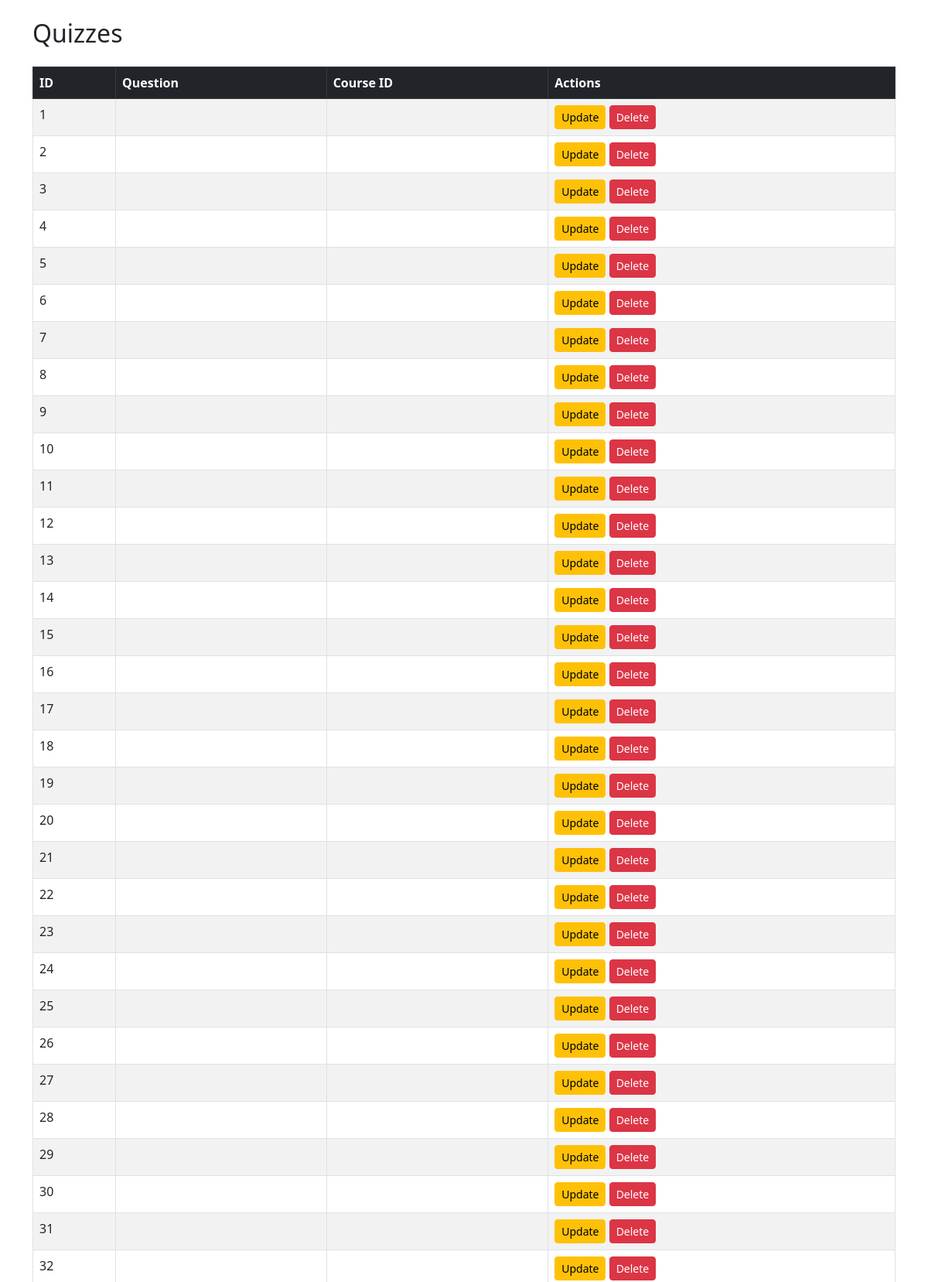
The app's page /admin/quize.php (upper part) with its own data.
### tables this page shows
CREATE TABLE `quiz_questions` (
  `id` int(11) NOT NULL,
  `quiz_id` int(11) NOT NULL,
  `question_text` text NOT NULL,
  `option_a` varchar(255) NOT NULL,
  `option_b` varchar(255) NOT NULL,
  `option_c` varchar(255) NOT NULL,
  `option_d` varchar(255) NOT NULL,
  `correct_option` enum('a','b','c','d') NOT NULL,
  `explanation` text DEFAULT NULL,
  `created_at` datetime NOT NULL DEFAULT current_timestamp()
);

### admin/quize.php (the view, shortened to what this page needs)
<?php
include 'db.php';
?>
<!DOCTYPE html>
<html lang="en">
<head>
    <link href="https://cdn.jsdelivr.net/npm/bootstrap@5.3.0/dist/css/bootstrap.min.css" rel="stylesheet">
</head>
<body>
<div class="container mt-4">
    <h2 class="mb-4">Quizzes</h2>
    <table class="table table-bordered table-striped">
        <thead class="table-dark">
        <tr>
            <th>ID</th>
            <th>Question</th>
            <th>Course ID</th>
            <th>Actions</th>
        </tr>
        </thead>
        <tbody>
        <?php
        $result = $conn->query("SELECT * FROM quiz_questions");
        while ($row = $result->fetch_assoc()):
            ?>
            <tr>
                <td><?= htmlspecialchars($row['id']) ?></td>
                <td><?= htmlspecialchars($row['question']) ?></td>
                <td><?= htmlspecialchars($row['course_id']) ?></td>
                <td>
                    <a href="update_quiz.php?id=<?= $row['id'] ?>" class="btn btn-sm btn-warning">Update</a>
                    <a href="delete_quiz.php?id=<?= $row['id'] ?>" class="btn btn-sm btn-danger"
                       onclick="return confirm('Are you sure you want to delete this quiz?');">Delete</a>
                </td>
            </tr>
        <?php endwhile; ?>
        </tbody>
    </table>
</div>
</body>
</html>

### records on screen
quiz_questions: id "1"
quiz_questions: id "2"
quiz_questions: id "3"
quiz_questions: id "4"
quiz_questions: id "5"
quiz_questions: id "6"
quiz_questions: id "7"
quiz_questions: id "8"
quiz_questions: id "9"
quiz_questions: id "10"
quiz_questions: id "11"
quiz_questions: id "12"
quiz_questions: id "13"
quiz_questions: id "14"
quiz_questions: id "15"
quiz_questions: id "16"
quiz_questions: id "17"
quiz_questions: id "18"
quiz_questions: id "19"
quiz_questions: id "20"
quiz_questions: id "21"
quiz_questions: id "22"
quiz_questions: id "23"
quiz_questions: id "24"
quiz_questions: id "25"
quiz_questions: id "26"
quiz_questions: id "27"
quiz_questions: id "28"
quiz_questions: id "29"
quiz_questions: id "30"
quiz_questions: id "31"
quiz_questions: id "32"
